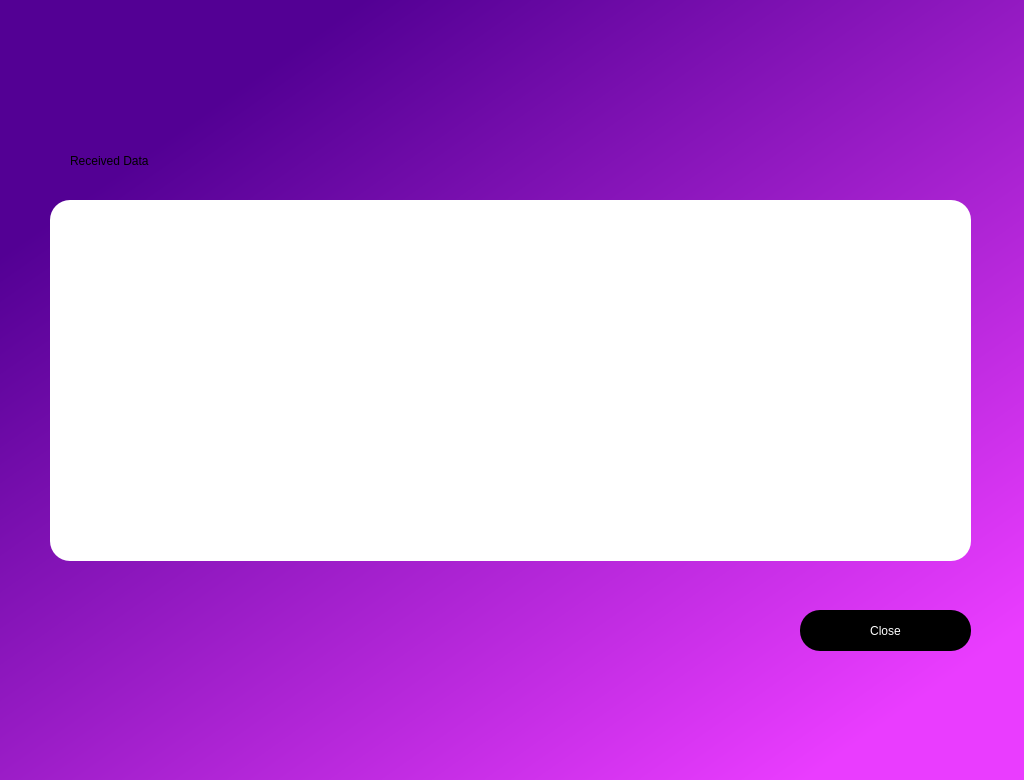
<?xml version="1.0" encoding="UTF-8"?>
<ui version="4.0">
 <class>Dialog</class>
 <widget class="QDialog" name="Dialog">
  <property name="geometry">
   <rect>
    <x>0</x>
    <y>0</y>
    <width>1024</width>
    <height>780</height>
   </rect>
  </property>
  <property name="windowTitle">
   <string>Dialog</string>
  </property>
  <widget class="QWidget" name="widget" native="true">
   <property name="geometry">
    <rect>
     <x>0</x>
     <y>0</y>
     <width>1024</width>
     <height>780</height>
    </rect>
   </property>
   <property name="styleSheet">
    <string notr="true">QWidget#widget{
background-color: qlineargradient(spread:pad, x1:0.119, y1:0.063, x2:0.98, y2:0.988636, stop:0.0895522 rgba(83, 0, 148, 255), stop:0.900498 rgba(234, 60, 255, 255));}
</string>
   </property>
   <widget class="QPushButton" name="close">
    <property name="geometry">
     <rect>
      <x>800</x>
      <y>610</y>
      <width>171</width>
      <height>41</height>
     </rect>
    </property>
    <property name="styleSheet">
     <string notr="true">QPushButton {
    border-radius: 20px;
    background-color: rgb(0, 0, 0);
    color: rgb(255, 255, 255);
    font: 10pt &quot;MS Shell Dlg 2&quot;;
}

QPushButton:hover {
    background-color: #f5b9ff;
}
</string>
    </property>
    <property name="text">
     <string>Close</string>
    </property>
   </widget>
   <widget class="QLineEdit" name="lineEdit">
    <property name="geometry">
     <rect>
      <x>50</x>
      <y>200</y>
      <width>921</width>
      <height>361</height>
     </rect>
    </property>
    <property name="styleSheet">
     <string notr="true">border-radius: 20px;</string>
    </property>
    <property name="text">
     <string/>
    </property>
   </widget>
   <widget class="QLabel" name="label">
    <property name="geometry">
     <rect>
      <x>70</x>
      <y>150</y>
      <width>151</width>
      <height>21</height>
     </rect>
    </property>
    <property name="styleSheet">
     <string notr="true">font: 75 14pt &quot;MS Shell Dlg 2&quot;;</string>
    </property>
    <property name="text">
     <string>Received Data</string>
    </property>
   </widget>
  </widget>
 </widget>
 <resources/>
 <connections/>
</ui>
